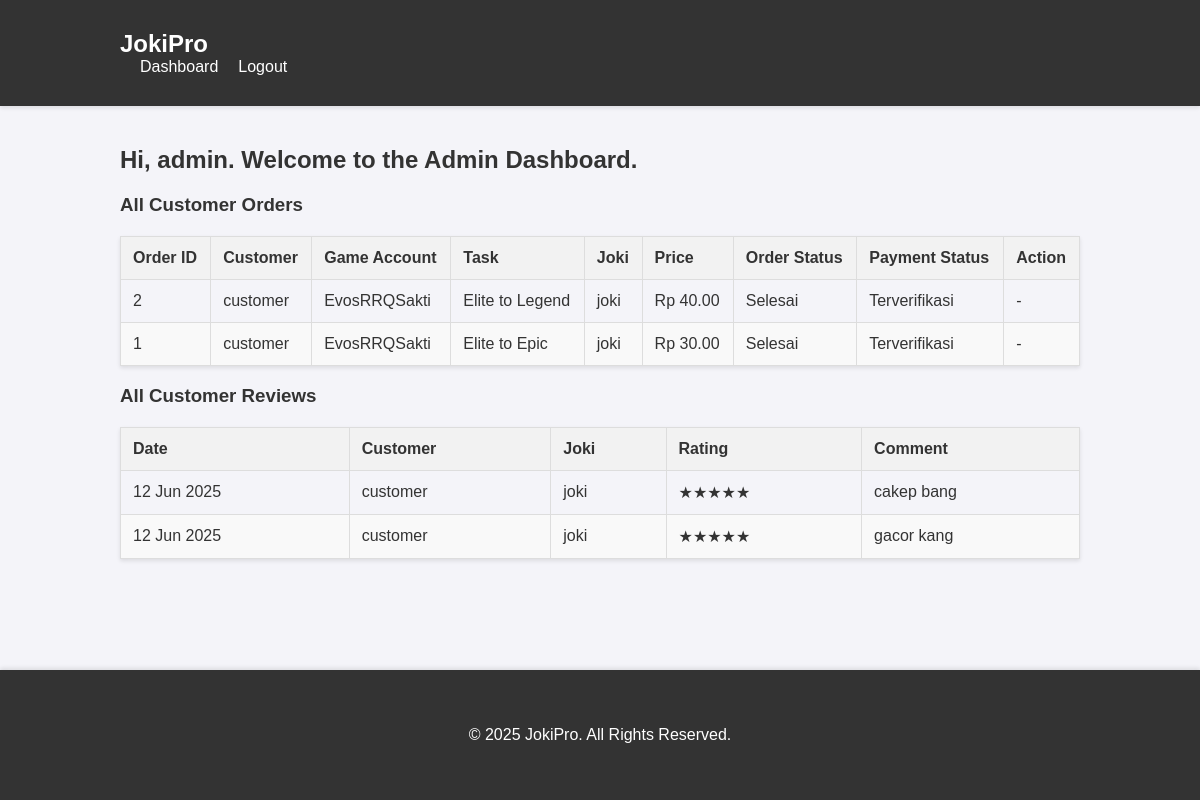
/dashboard.php (signed in), run on the app's committed database.
### tables this page shows
CREATE TABLE `orderjoki` (
  `orderID` int(11) NOT NULL,
  `customerID` int(11) NOT NULL,
  `akunID` int(11) NOT NULL,
  `jokiID` int(11) DEFAULT NULL,
  `pembayaranID` int(11) DEFAULT NULL,
  `start_rank` varchar(50) DEFAULT NULL,
  `target_rank` varchar(50) DEFAULT NULL,
  `total_biaya` double NOT NULL,
  `status_order` enum('pending','diproses','selesai') DEFAULT 'pending'
);

CREATE TABLE `users` (
  `userID` int(11) NOT NULL,
  `username` varchar(50) NOT NULL,
  `email` varchar(100) NOT NULL,
  `password` varchar(255) NOT NULL,
  `role` enum('customer','joki','admin') NOT NULL
);

CREATE TABLE `akun_game` (
  `akunID` int(11) NOT NULL,
  `customerID` int(11) NOT NULL,
  `usernameGame` varchar(50) NOT NULL,
  `passwordGame` varchar(50) NOT NULL
);

CREATE TABLE `pembayaran` (
  `pembayaranID` int(11) NOT NULL,
  `jumlah` double NOT NULL,
  `metode_pembayaran` varchar(50) NOT NULL,
  `status` enum('menunggu','terverifikasi','gagal') DEFAULT 'menunggu',
  `tanggal` timestamp NOT NULL DEFAULT current_timestamp()
);

CREATE TABLE `ulasan` (
  `ulasanID` int(11) NOT NULL,
  `customerID` int(11) NOT NULL,
  `jokiID` int(11) NOT NULL,
  `orderID` int(11) DEFAULT NULL,
  `rating` int(11) DEFAULT NULL CHECK (`rating` between 1 and 5),
  `komentar` text DEFAULT NULL,
  `tanggal` timestamp NOT NULL DEFAULT current_timestamp()
);

### admin_dashboard.php (the view, shortened to what this page needs)
<?php
require_once "config/config.php";
$errors = [];
$all_orders = [];
$sql = "SELECT
            o.orderID,
            c.username AS customer_name,
            ag.usernameGame,
            o.start_rank,
            o.target_rank,
            o.total_biaya,
            o.status_order,
            p.status AS payment_status,
            j.username AS joki_name
        FROM orderjoki o
        JOIN users c ON o.customerID = c.userID
        JOIN akun_game ag ON o.akunID = ag.akunID
        JOIN pembayaran p ON o.pembayaranID = p.pembayaranID
        LEFT JOIN users j ON o.jokiID = j.userID
        ORDER BY o.orderID DESC";
$result = mysqli_query($conn, $sql);
if ($result) {
    $all_orders = mysqli_fetch_all($result, MYSQLI_ASSOC);
} else {
    $errors[] = "Could not fetch orders.";
}
$all_reviews = [];
$sql_reviews = "SELECT
                    r.ulasanID,
                    c.username as customer_name,
                    j.username as joki_name,
                    r.rating,
                    r.komentar,
                    r.tanggal
                FROM ulasan r
                JOIN users c ON r.customerID = c.userID
                JOIN users j ON r.jokiID = j.userID
                ORDER BY r.tanggal DESC";
$result_reviews = mysqli_query($conn, $sql_reviews);
if($result_reviews){
    $all_reviews = mysqli_fetch_all($result_reviews, MYSQLI_ASSOC);
}
?>
<?php include 'includes/header.php'; ?>
<div class="page-header">
    <h2>Hi, <b><?php echo htmlspecialchars($_SESSION["username"]); ?></b>. Welcome to the Admin Dashboard.</h2>
</div>
<div class="table-container">
    <h3>All Customer Orders</h3>
    <table>
        <thead>
            <tr>
                <th>Order ID</th>
                <th>Customer</th>
                <th>Game Account</th>
                <th>Task</th>
                <th>Joki</th>
                <th>Price</th>
                <th>Order Status</th>
                <th>Payment Status</th>
                <th>Action</th>
            </tr>
        </thead>
        <tbody>
            <?php if (!empty($all_orders)): ?>
                <?php foreach ($all_orders as $order): ?>
                    <tr>
                        <td><?php echo $order['orderID']; ?></td>
                        <td><?php echo htmlspecialchars($order['customer_name']); ?></td>
                        <td><?php echo htmlspecialchars($order['usernameGame']); ?></td>
                        <td><?php echo htmlspecialchars($order['start_rank']) . ' to ' . htmlspecialchars($order['target_rank']); ?></td>
                        <td><?php echo $order['joki_name'] ? htmlspecialchars($order['joki_name']) : '<i>Unassigned</i>'; ?></td>
                        <td>Rp <?php echo number_format($order['total_biaya'], 2); ?></td>
                        <td><?php echo ucfirst($order['status_order']); ?></td>
                        <td><?php echo ucfirst($order['payment_status']); ?></td>
                        <td>
                            <?php if ($order['payment_status'] == 'terverifikasi' && $order['status_order'] == 'pending'): ?>
                                <form action="<?php echo htmlspecialchars($_SERVER["PHP_SELF"]); ?>" method="post" style="margin:0;">
                                    <input type="hidden" name="orderID" value="<?php echo $order['orderID']; ?>">
                                    <input type="submit" name="confirm_payment_process" class="btn" value="Konfirmasi Pembayaran">
                                </form>
                            <?php else: ?>
                                -
                            <?php endif; ?>
                        </td>
                    </tr>
                <?php endforeach; ?>
            <?php else: ?>
                <tr>
                    <td colspan="9">No orders found.</td>
                </tr>
            <?php endif; ?>
        </tbody>
    </table>
</div>
<div class="table-container">
    <h3>All Customer Reviews</h3>
    <table>
        <thead>
            <tr>
                <th>Date</th>
                <th>Customer</th>
                <th>Joki</th>
                <th>Rating</th>
                <th>Comment</th>
            </tr>
        </thead>
        <tbody>
             <?php if (!empty($all_reviews)): ?>
                <?php foreach ($all_reviews as $review): ?>
                    <tr>
                        <td><?php echo date("d M Y", strtotime($review['tanggal'])); ?></td>
                        <td><?php echo htmlspecialchars($review['customer_name']); ?></td>
                        <td><?php echo htmlspecialchars($review['joki_name']); ?></td>
                        <td><?php echo str_repeat("★", $review['rating']) . str_repeat("☆", 5 - $review['rating']); ?></td>
                        <td><?php echo htmlspecialchars($review['komentar']); ?></td>
                    </tr>
                <?php endforeach; ?>
            <?php else: ?>
                <tr>
                    <td colspan="5">No reviews found.</td>
                </tr>
            <?php endif; ?>
        </tbody>
    </table>
</div>
<?php include 'includes/footer.php'; ?>

### assets/css/style.css (style rules this page uses)
body { font-family: Arial, sans-serif; margin: 0; padding: 0; background-color: #f4f4f9; color: #333; display: flex; flex-direction: column; min-height: 100vh; }
table { width: 100%; border-collapse: collapse; margin-top: 20px; box-shadow: 0 2px 4px rgba(0,0,0,0.1); }
table th, table td { padding: 12px; border: 1px solid #ddd; text-align: left; }
table th { background-color: #f2f2f2; }
table tr:nth-child(even) { background-color: #f9f9f9; }

### data on the page
orderjoki: orderID "2", customerID.username "customer", akunID.usernameGame "EvosRRQSakti", start_rank "Elite", target_rank "Legend", jokiID.username "joki", total_biaya "40.00", status_order "Selesai", pembayaranID.status "Terverifikasi"
orderjoki: orderID "1", customerID.username "customer", akunID.usernameGame "EvosRRQSakti", start_rank "Elite", target_rank "Epic", jokiID.username "joki", total_biaya "30.00", status_order "Selesai", pembayaranID.status "Terverifikasi"
ulasan: tanggal "12 Jun 2025", customerID.username "customer", jokiID.username "joki", rating "★★★★★", komentar "cakep bang"
ulasan: tanggal "12 Jun 2025", customerID.username "customer", jokiID.username "joki", rating "★★★★★", komentar "gacor kang"

### other printed values
$_SESSION["username"] "admin"
